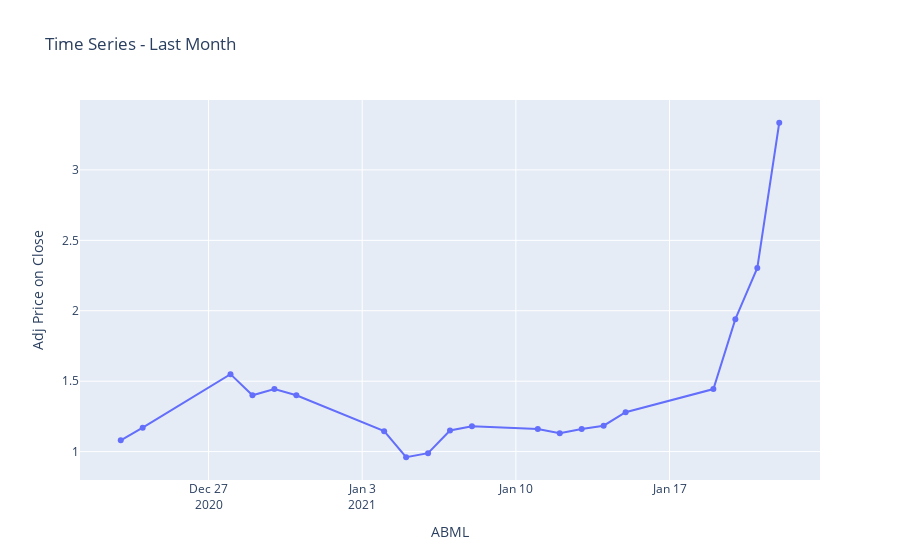
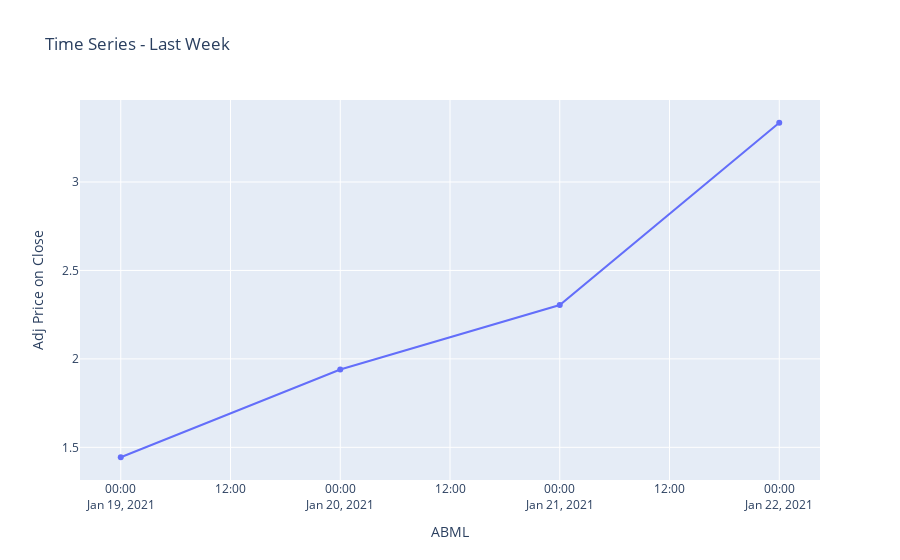

Notebook source saved alongside these figures, in order:
### Code cell
# Line graph of last month
trace = go.Scatter(
    x = data_last_month['Date'],
    y = data_last_month['Adjusted Close'],
    mode = 'lines+markers',
    name = 'Adjusted Close Prices')

data = [trace]

layout = go.Layout(title = 'Time Series - Last Month'
    , barmode = 'group'
    , yaxis=dict(title='Adj Price on Close')
    , xaxis=dict(title=ticker)
    , legend=dict(x=.4,y=1)
    )

fig = go.Figure(data=data, layout=layout)
iplot(fig)

# Line graph of last week
trace = go.Scatter(
    x = data_last_week['Date'],
    y = data_last_week['Adjusted Close'],
    mode = 'lines+markers',
    name = 'Adjusted Close Prices')

data = [trace]

layout = go.Layout(title = 'Time Series - Last Week'
    , barmode = 'group'
    , yaxis=dict(title='Adj Price on Close')
    , xaxis=dict(title=ticker)
    , legend=dict(x=.4,y=1)
    )

fig = go.Figure(data=data, layout=layout)
iplot(fig)

### Figure 1 — Plotly figure (JSON) as saved in the notebook; plotly's stock layout.template omitted (floating-point values rounded to 4 significant figures)
{"data": [{"mode": "lines+markers", "name": "Adjusted Close Prices", "type": "scatter", "x": ["2020-12-23T00:00:00", "2020-12-24T00:00:00", "2020-12-28T00:00:00", "2020-12-29T00:00:00", "2020-12-30T00:00:00", "2020-12-31T00:00:00", "2021-01-04T00:00:00", "2021-01-05T00:00:00", "2021-01-06T00:00:00", "2021-01-07T00:00:00", "2021-01-08T00:00:00", "2021-01-11T00:00:00", "2021-01-12T00:00:00", "2021-01-13T00:00:00", "2021-01-14T00:00:00", "2021-01-15T00:00:00", "2021-01-19T00:00:00", "2021-01-20T00:00:00", "2021-01-21T00:00:00", "2021-01-22T00:00:00"], "y": [1.08, 1.17, 1.55, 1.4, 1.444, 1.4, 1.145, 0.96, 0.9889, 1.15, 1.18, 1.16, 1.13, 1.16, 1.184, 1.28, 1.444, 1.94, 2.304, 3.335]}], "layout": {"barmode": "group", "legend": {"x": 0.4, "y": 1}, "title": {"text": "Time Series - Last Month"}, "xaxis": {"title": {"text": "ABML"}}, "yaxis": {"title": {"text": "Adj Price on Close"}}}}

### Figure 2 — Plotly figure (JSON) as saved in the notebook; plotly's stock layout.template omitted (floating-point values rounded to 4 significant figures)
{"data": [{"mode": "lines+markers", "name": "Adjusted Close Prices", "type": "scatter", "x": ["2021-01-19T00:00:00", "2021-01-20T00:00:00", "2021-01-21T00:00:00", "2021-01-22T00:00:00"], "y": [1.444, 1.94, 2.304, 3.335]}], "layout": {"barmode": "group", "legend": {"x": 0.4, "y": 1}, "title": {"text": "Time Series - Last Week"}, "xaxis": {"title": {"text": "ABML"}}, "yaxis": {"title": {"text": "Adj Price on Close"}}}}
